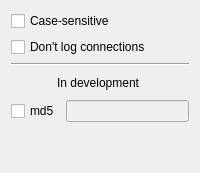
     <widget class="QWidget" name="tab">
      <attribute name="title">
       <string>More</string>
      </attribute>
      <layout class="QGridLayout" name="gridLayout_6">
       <item row="2" column="0">
        <widget class="Line" name="line_2">
         <property name="orientation">
          <enum>Qt::Orientation::Horizontal</enum>
         </property>
        </widget>
       </item>
       <item row="5" column="0">
        <layout class="QHBoxLayout" name="horizontalLayout_5">
         <item>
          <widget class="QCheckBox" name="md5Check">
           <property name="text">
            <string notr="true">md5</string>
           </property>
          </widget>
         </item>
         <item>
          <widget class="QLineEdit" name="md5Line">
           <property name="enabled">
            <bool>false</bool>
           </property>
          </widget>
         </item>
        </layout>
       </item>
       <item row="0" column="0">
        <widget class="QCheckBox" name="sensitiveCheck">
         <property name="toolTip">
          <string>&lt;html&gt;&lt;head/&gt;&lt;body&gt;&lt;p&gt;By default, the field of the rules are case-insensitive, i.e., if a process tries to access gOOgle.CoM and you have a rule to Deny .*google.com, the connection will be blocked.&lt;br/&gt;&lt;/p&gt;&lt;p&gt;If you check this box, you have to specify the exact string (domain, executable, command line) that you want to filter.&lt;/p&gt;&lt;/body&gt;&lt;/html&gt;</string>
         </property>
         <property name="text">
          <string>Case-sensitive</string>
         </property>
        </widget>
       </item>
       <item row="6" column="0">
        <spacer name="verticalSpacer">
         <property name="orientation">
          <enum>Qt::Orientation::Vertical</enum>
         </property>
         <property name="sizeType">
          <enum>QSizePolicy::Policy::Maximum</enum>
         </property>
         <property name="sizeHint" stdset="0">
          <size>
           <width>20</width>
           <height>40</height>
          </size>
         </property>
        </spacer>
       </item>
       <item row="1" column="0">
        <widget class="QCheckBox" name="nologCheck">
         <property name="statusTip">
          <string>Don't log connections that match this rule</string>
         </property>
         <property name="text">
          <string>Don't log connections</string>
         </property>
        </widget>
       </item>
       <item row="3" column="0">
        <layout class="QHBoxLayout" name="horizontalLayout_12">
         <property name="sizeConstraint">
          <enum>QLayout::SizeConstraint::SetMaximumSize</enum>
         </property>
         <item>
          <widget class="QPushButton" name="pushButton">
           <property name="sizePolicy">
            <sizepolicy hsizetype="Maximum" vsizetype="Fixed">
             <horstretch>0</horstretch>
             <verstretch>0</verstretch>
            </sizepolicy>
           </property>
           <property name="toolTip">
            <string>These options are experimental / in development, they may have bugs or not be completely finished.
Feedback is welcome</string>
           </property>
           <property name="text">
            <string/>
           </property>
           <property name="icon">
            <iconset theme="dialog-warning">
             <normaloff>../../../../../../.designer/backup</normaloff>../../../../../../.designer/backup</iconset>
           </property>
           <property name="flat">
            <bool>true</bool>
           </property>
          </widget>
         </item>
         <item>
          <widget class="QLabel" name="label">
           <property name="sizePolicy">
            <sizepolicy hsizetype="Preferred" vsizetype="Maximum">
             <horstretch>0</horstretch>
             <verstretch>0</verstretch>
            </sizepolicy>
           </property>
           <property name="text">
            <string>In development</string>
           </property>
           <property name="alignment">
            <set>Qt::AlignmentFlag::AlignLeading|Qt::AlignmentFlag::AlignLeft|Qt::AlignmentFlag::AlignTop</set>
           </property>
          </widget>
         </item>
        </layout>
       </item>
      </layout>
     </widget>
